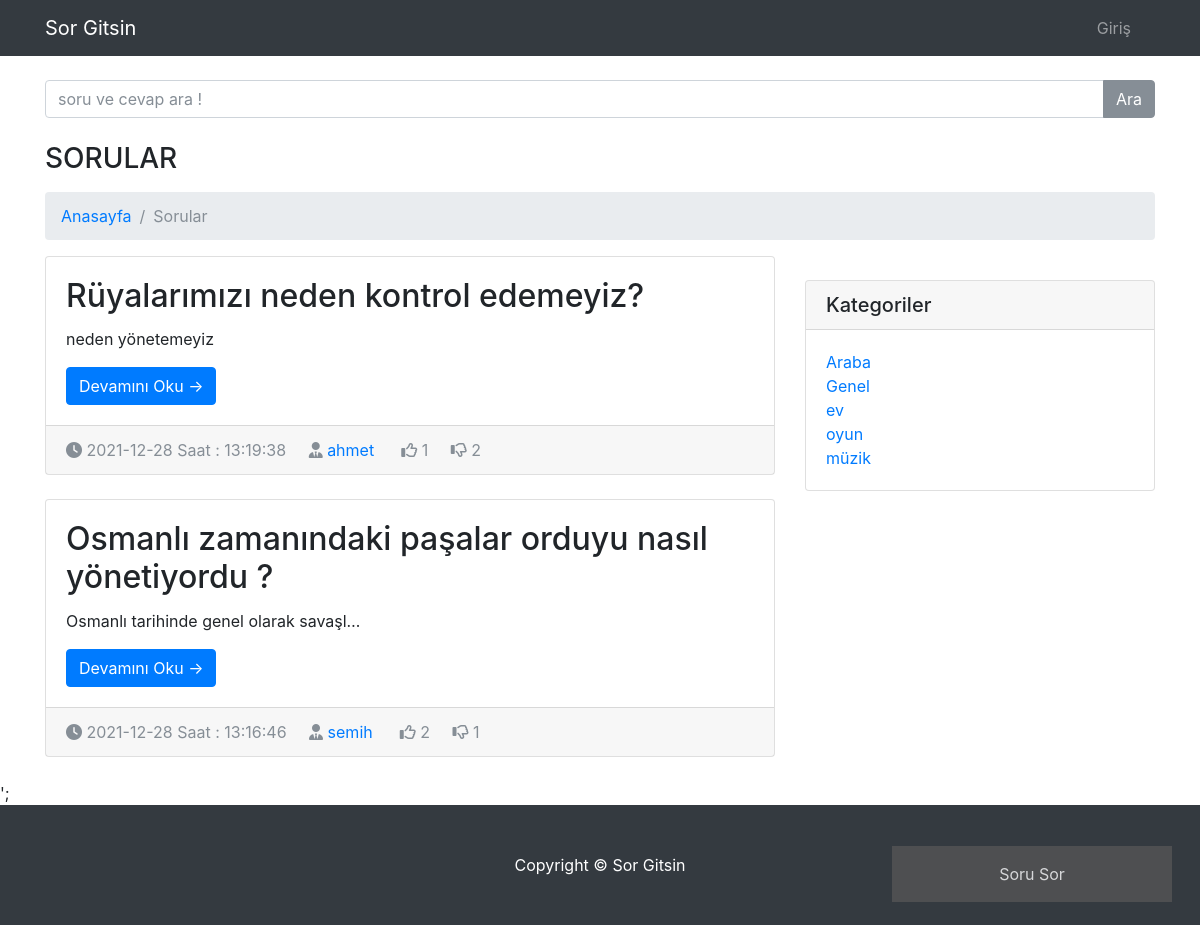
Page /kategori.php?kategori=Genel on the committed database.
### tables this page shows
CREATE TABLE `sorular` (
  `soru_id` int(11) NOT NULL,
  `soru_baslık` varchar(150) NOT NULL,
  `soru_acıklama` text NOT NULL,
  `soru_ekleyen` int(11) NOT NULL,
  `soru_kategori` varchar(200) NOT NULL,
  `soru_tarih` timestamp NOT NULL DEFAULT current_timestamp()
);

CREATE TABLE `users` (
  `ıd` int(11) NOT NULL,
  `name` varchar(30) NOT NULL,
  `surname` varchar(30) NOT NULL,
  `email` varchar(50) DEFAULT NULL,
  `password` varchar(30) DEFAULT NULL
);

### degerlendirme.php (called while the page is built, shortened)
<?php
include("database.php");
if(isset($_SESSION['user'])){
    $user_id=$_SESSION['id'];
    if (isset($_POST['action'])) {
        $post_id= $_POST['post_id'];
        $action = $_POST['action'];
        switch ($action) {
            case 'like':
                $query = "insert into begeni_bilgisi(soru_id,user_id,bilgi)
                values ($post_id,$user_id,'$action') ON DUPLICATE KEY UPDATE bilgi='like'";
                break;
            case 'dislike':
                $query = "insert into begeni_bilgisi(soru_id,user_id,bilgi)
                values ($post_id,$user_id,'$action') ON DUPLICATE KEY UPDATE bilgi='dislike'";
                break;
            case 'unlike':
                $query = "delete from begeni_bilgisi where user_id=$user_id and soru_id=$post_id";
                break;
            case 'undislike':
                $query = "delete from begeni_bilgisi where user_id=$user_id and soru_id=$post_id";
                break;
            default:
                break;
        }
        $sonuç=$pdo->query($query,PDO::FETCH_ASSOC) ;
        echo getRating($post_id);
        exit(0);
    }
}
else{
    $user_id=0;
}
function getLikes($id){
    $pdo = new PDO("mysql:host=localhost;dbname=php", "root", "");
    $query="select count(*) from begeni_bilgisi where soru_id = $id and bilgi='like' ";
    $results=$pdo->query($query)->fetch(PDO::FETCH_BOTH);
    return $results[0];
}
function getDisLikes($id){
    $pdo = new PDO("mysql:host=localhost;dbname=php", "root", "");
    $query="select count(*) from begeni_bilgisi where soru_id = $id and bilgi='dislike' ";
    $results=$pdo->query($query)->fetch(PDO::FETCH_BOTH);
    return $results[0];
}
function userLiked($post_id){
    global $user_id;
    global $pdo;
    $query = "select * from begeni_bilgisi where user_id=$user_id and soru_id=$post_id and bilgi='like' ";
    $result=$pdo->query($query,PDO::FETCH_ASSOC);
    if($result->rowCount()>0){
        return true;
    }else{
        return false;
    }
}
function userDisLiked($post_id){
    global $user_id;
    global $pdo;
    $query = "select * from begeni_bilgisi where user_id=$user_id and soru_id=$post_id and bilgi='dislike' ";
    $result=$pdo->query($query,PDO::FETCH_ASSOC);
    if($result->rowCount()>0){
        return true;
    }else{
        return false;
    }
}
?>

### kategori.php (the view, shortened to what this page needs)
<!DOCTYPE html>
<html lang="en">
<head>
    <link href="vendor/bootstrap/css/bootstrap.min.css" rel="stylesheet">
    <link href="vendor/bootstrap/css/modern-business.css" rel="stylesheet">
    <link rel="stylesheet" href="css/popup.css">
    <?php
      include("degerlendirme.php");
    ?>
  </head>
  <body>
    <nav class="navbar fixed-top navbar-expand-lg navbar-dark bg-dark fixed-top">
      <div class="container">
        <a class="navbar-brand" href="index.php">Sor Gitsin</a>
        <div class="collapse navbar-collapse" id="navbarResponsive">
          <ul class="navbar-nav ml-auto">
            <li class="nav-item">
              <a class="nav-link" href="login.php">
              <?php
              echo isset($_SESSION['user']) ? $_SESSION['user'] : 'Giriş';
              ?>
              </a>
            </li>
            <li>
            <a class="nav-link" href="logout.php">
            </a>
            </li>
          </ul>
        </div>
      </div>
    </nav>
    <div class="container">
    <h3 class="mt-4 mb-3">
			<div class="input-group">
			<input type="text" class="form-control" placeholder="soru ve cevap ara !">
			<span class="input-group-btn">
			<button class="btn btn-secondary" type="button">Ara</button>
			</span>
			</div>
	</h3>
      <h3 class="mt-4 mb-3">SORULAR
      </h3>
      <ol class="breadcrumb">
        <li class="breadcrumb-item">
          <a href="index.php">Anasayfa</a>
        </li>
        <li class="breadcrumb-item active">Sorular </li>
      </ol>
      <div class="row">
        <div class="col-md-8">
          <?php
          if($_GET){
            $name = $_GET['kategori'];
          }
          $query=$pdo->query("select * from sorular inner join users on users.ıd=sorular.soru_ekleyen where soru_kategori='$name' order by soru_id desc",PDO::FETCH_ASSOC) ;
          if($query->rowCount()){
            foreach($query as $row ){
              ?>
              <div class="card mb-4">
                <div class="card-body">
                  <h2 class="card-title" name="soru_baslık"><?php echo $row['soru_baslık']; ?></h2>
                  <p class="card-text"><?php echo $row['soru_acıklama']; ?></p>
                  <a href="sorudevamı.php?link=<?php echo $row["soru_id"];?>"  class="btn btn-primary" id="soru_id" >Devamını Oku &rarr;</a>
                </div>
            <div class="card-footer text-muted">
            <i class="fas fa-clock" ></i>
              <?php
                $zaman=explode(" ",$row['soru_tarih']);
                echo $zaman[0]." Saat : ".$zaman[1] ;
              ?>
              <i class="fas fa-user-tie"></i>
              <a href="#"><?php echo $row['name'] ?></a>
              <i
               <?php if(userLiked($row['soru_id'])):   ?>
               class="fa fa-thumbs-up like-btn"
               <?php else: ?>
               class="fa fa-thumbs-o-up like-btn"
               <?php endif ?>
               data-id="<?php echo $row['soru_id']; ?> "  ></i>
              <span class="likes" ><?php echo  getLikes($row['soru_id'])?></span>
              <i <?php if(userDisLiked($row['soru_id'])): ?>
              class="fa fa-thumbs-down dislike-btn"
              <?php else : ?>
              class="fa fa-thumbs-o-down dislike-btn"
              <?php endif ?>
              data-id="<?php echo $row['soru_id']; ?>"></i>
              <span class="dislikes"><?php echo  getDisLikes($row['soru_id'])?></span>
            </div>
          </div>
              <?php
            }
          }else{
            echo '<div class="alert alert-primary">Soru eklenmemiş</div>';
          }
          ?>
        </div>
        <div class="col-md-4">
          <div class="card my-4">
            <h5 class="card-header">Kategoriler</h5>
            <div class="card-body">
              <div class="row">
                <div class="col-lg-6">
                  <ul class="list-unstyled mb-0">
          <?php
            $sorgu=$pdo->query("select distinct soru_kategori from sorular");
            if($sorgu->rowcount()){
              foreach ($sorgu as $item) {
                ?>
                  <li>
                      <a href="kategori.php?kategori=<?php echo $item['soru_kategori']; ?> "><?php echo $item['soru_kategori']; ?></a>
                  </li>
                <?php
              }
            }
          ?>
            </div>
            </div>
            </div>
          </div>
        </div>
      </div>
    </div>
    <button class="open-button" onclick="openForm()">Soru Sor</button>
      ';
    <footer class="py-5 bg-dark">
      <div class="container">
        <p class="m-0 text-center text-white">Copyright &copy; Sor Gitsin</p>
      </div>
    </footer>
  </body>
</html>

### css/popup.css (style rules this page uses)
.open-button { background-color: #555; color: white; padding: 16px 20px; border: none; cursor: pointer; opacity: 0.8; position: fixed; bottom: 23px; right: 28px; width: 280px; }

### kategori.php (style rules this page uses)
.card-text { width: 300px; overflow: hidden; white-space: nowrap; text-overflow: ellipsis; }

### rows in the picture
sorular: soru_baslık "Rüyalarımızı neden kontrol edemeyiz?", soru_acıklama "neden yönetemeyiz", soru_tarih "2021-12-28", soru_tarih "13:19:38", users.name "ahmet", soru_id "1", soru_id "2"
sorular: soru_baslık "Osmanlı zamanındaki paşalar orduyu nasıl yönetiyordu ?", soru_acıklama "Osmanlı tarihinde genel olarak savaşl…", soru_tarih "2021-12-28", soru_tarih "13:16:46", users.name "semih", soru_id "2", soru_id "1"

### other values in the picture
$item['soru_kategori'] "Araba"
$item['soru_kategori'] "Genel"
$item['soru_kategori'] "ev"
$item['soru_kategori'] "oyun"
$item['soru_kategori'] "müzik"
